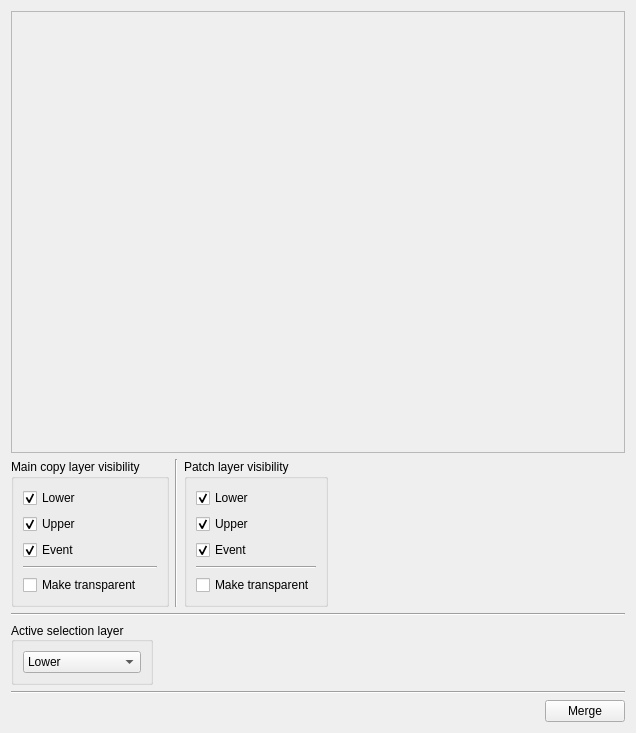
<?xml version="1.0" encoding="UTF-8"?>
<ui version="4.0">
 <class>Form</class>
 <widget class="QWidget" name="Form">
  <property name="geometry">
   <rect>
    <x>0</x>
    <y>0</y>
    <width>636</width>
    <height>733</height>
   </rect>
  </property>
  <property name="windowTitle">
   <string>Map Merging - Eidolist</string>
  </property>
  <layout class="QVBoxLayout" name="verticalLayout_2">
   <item>
    <widget class="QScrollArea" name="scrollArea">
     <property name="widgetResizable">
      <bool>true</bool>
     </property>
     <widget class="QWidget" name="scrollAreaWidgetContents">
      <property name="geometry">
       <rect>
        <x>0</x>
        <y>0</y>
        <width>616</width>
        <height>422</height>
       </rect>
      </property>
     </widget>
    </widget>
   </item>
   <item>
    <layout class="QHBoxLayout" name="horizontalLayout">
     <property name="sizeConstraint">
      <enum>QLayout::SetFixedSize</enum>
     </property>
     <item>
      <widget class="QGroupBox" name="mainCopyGroupbox">
       <property name="enabled">
        <bool>true</bool>
       </property>
       <property name="maximumSize">
        <size>
         <width>250</width>
         <height>16777215</height>
        </size>
       </property>
       <property name="title">
        <string>Main copy layer visibility</string>
       </property>
       <layout class="QVBoxLayout" name="verticalLayout">
        <item>
         <widget class="QCheckBox" name="mainLowerCheckbox">
          <property name="enabled">
           <bool>true</bool>
          </property>
          <property name="text">
           <string>Lower</string>
          </property>
          <property name="checked">
           <bool>true</bool>
          </property>
         </widget>
        </item>
        <item>
         <widget class="QCheckBox" name="mainUpperCheckbox">
          <property name="text">
           <string>Upper</string>
          </property>
          <property name="checked">
           <bool>true</bool>
          </property>
         </widget>
        </item>
        <item>
         <widget class="QCheckBox" name="mainEventCheckbox">
          <property name="text">
           <string>Event</string>
          </property>
          <property name="checked">
           <bool>true</bool>
          </property>
         </widget>
        </item>
        <item>
         <widget class="Line" name="line">
          <property name="orientation">
           <enum>Qt::Horizontal</enum>
          </property>
         </widget>
        </item>
        <item>
         <widget class="QCheckBox" name="mainTransparentCheckbox">
          <property name="text">
           <string>Make transparent</string>
          </property>
         </widget>
        </item>
       </layout>
      </widget>
     </item>
     <item>
      <widget class="Line" name="line_3">
       <property name="orientation">
        <enum>Qt::Vertical</enum>
       </property>
      </widget>
     </item>
     <item>
      <widget class="QGroupBox" name="patchGroupbox">
       <property name="maximumSize">
        <size>
         <width>250</width>
         <height>16777215</height>
        </size>
       </property>
       <property name="title">
        <string>Patch layer visibility</string>
       </property>
       <layout class="QVBoxLayout" name="verticalLayout_3">
        <item>
         <widget class="QCheckBox" name="patchLowerCheckbox">
          <property name="text">
           <string>Lower</string>
          </property>
          <property name="checked">
           <bool>true</bool>
          </property>
         </widget>
        </item>
        <item>
         <widget class="QCheckBox" name="patchUpperCheckbox">
          <property name="text">
           <string>Upper</string>
          </property>
          <property name="checked">
           <bool>true</bool>
          </property>
         </widget>
        </item>
        <item>
         <widget class="QCheckBox" name="patchEventCheckbox">
          <property name="text">
           <string>Event</string>
          </property>
          <property name="checked">
           <bool>true</bool>
          </property>
         </widget>
        </item>
        <item>
         <widget class="Line" name="line_2">
          <property name="orientation">
           <enum>Qt::Horizontal</enum>
          </property>
         </widget>
        </item>
        <item>
         <widget class="QCheckBox" name="patchTransparentCheckbox">
          <property name="text">
           <string>Make transparent</string>
          </property>
         </widget>
        </item>
       </layout>
      </widget>
     </item>
     <item>
      <spacer name="horizontalSpacer_2">
       <property name="orientation">
        <enum>Qt::Horizontal</enum>
       </property>
       <property name="sizeHint" stdset="0">
        <size>
         <width>40</width>
         <height>20</height>
        </size>
       </property>
      </spacer>
     </item>
    </layout>
   </item>
   <item>
    <widget class="Line" name="line_4">
     <property name="orientation">
      <enum>Qt::Horizontal</enum>
     </property>
    </widget>
   </item>
   <item>
    <layout class="QHBoxLayout" name="horizontalLayout_3">
     <property name="sizeConstraint">
      <enum>QLayout::SetFixedSize</enum>
     </property>
     <item>
      <widget class="QGroupBox" name="groupBox">
       <property name="maximumSize">
        <size>
         <width>250</width>
         <height>16777215</height>
        </size>
       </property>
       <property name="title">
        <string>Active selection layer</string>
       </property>
       <property name="alignment">
        <set>Qt::AlignLeading|Qt::AlignLeft|Qt::AlignVCenter</set>
       </property>
       <layout class="QVBoxLayout" name="verticalLayout_4">
        <item>
         <widget class="QComboBox" name="comboBox">
          <item>
           <property name="text">
            <string>Lower</string>
           </property>
          </item>
          <item>
           <property name="text">
            <string>Upper</string>
           </property>
          </item>
          <item>
           <property name="text">
            <string>Event</string>
           </property>
          </item>
         </widget>
        </item>
       </layout>
      </widget>
     </item>
     <item>
      <spacer name="horizontalSpacer_3">
       <property name="orientation">
        <enum>Qt::Horizontal</enum>
       </property>
       <property name="sizeHint" stdset="0">
        <size>
         <width>40</width>
         <height>20</height>
        </size>
       </property>
      </spacer>
     </item>
    </layout>
   </item>
   <item>
    <widget class="Line" name="line_5">
     <property name="orientation">
      <enum>Qt::Horizontal</enum>
     </property>
    </widget>
   </item>
   <item>
    <layout class="QHBoxLayout" name="horizontalLayout_2">
     <property name="sizeConstraint">
      <enum>QLayout::SetFixedSize</enum>
     </property>
     <item>
      <spacer name="horizontalSpacer">
       <property name="orientation">
        <enum>Qt::Horizontal</enum>
       </property>
       <property name="sizeHint" stdset="0">
        <size>
         <width>40</width>
         <height>20</height>
        </size>
       </property>
      </spacer>
     </item>
     <item>
      <widget class="QPushButton" name="pushButton">
       <property name="maximumSize">
        <size>
         <width>100</width>
         <height>16777215</height>
        </size>
       </property>
       <property name="text">
        <string>Merge</string>
       </property>
      </widget>
     </item>
    </layout>
   </item>
  </layout>
 </widget>
 <resources/>
 <connections/>
</ui>
